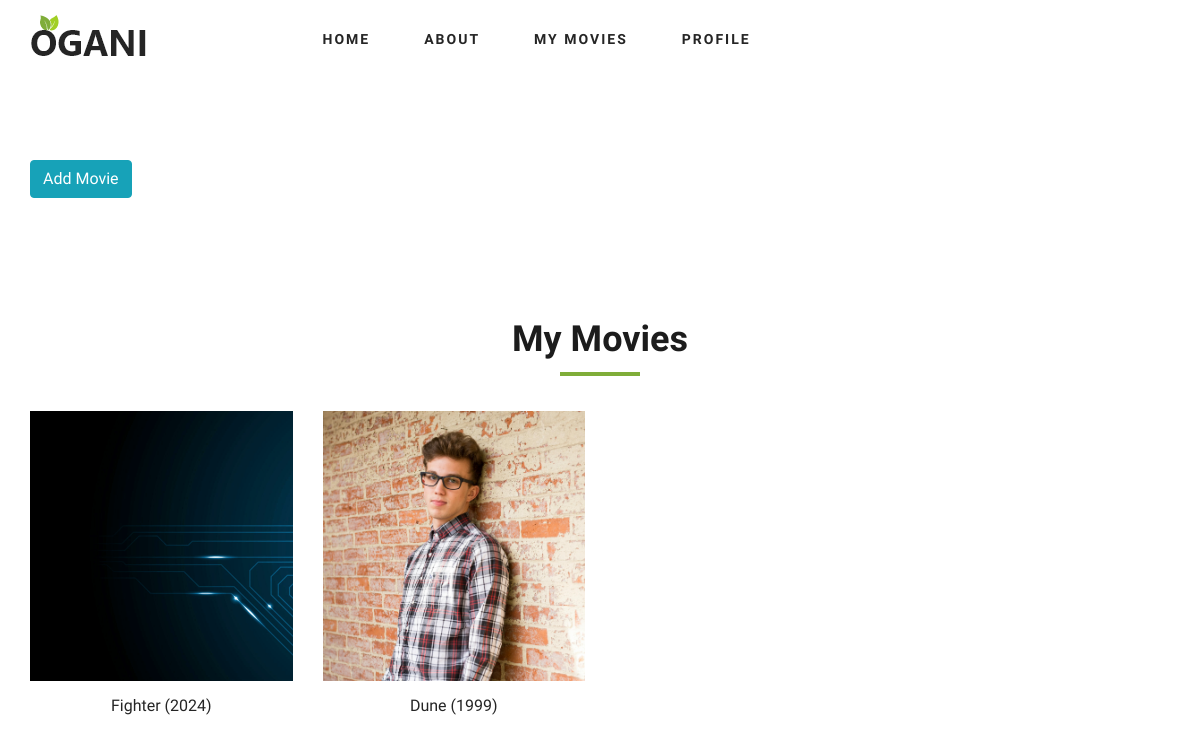
Before: /movie/my_movies/ (signed in) with the older database file.
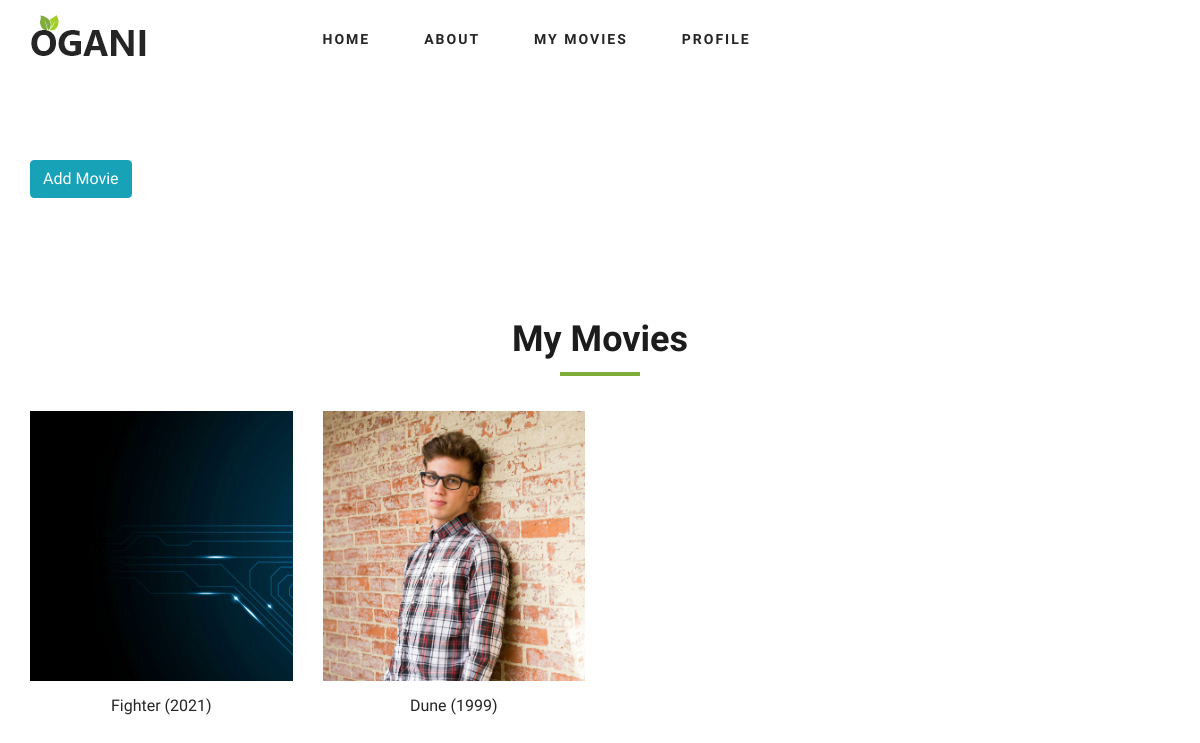
After: the same page with the newer database file.
### cart_movie/models.py (models this page shows, shortened)
class Movies(models.Model):
    title=models.CharField(max_length=100)
    slug=models.SlugField(max_length=100,unique=True)
    image=models.ImageField(upload_to='pics')
    description=models.TextField()
    release_date=models.DateField()
    actor=models.CharField(max_length=233)
    genres=models.ForeignKey(Genres,on_delete=models.CASCADE)
    youtube=models.URLField()
    added_user=models.ForeignKey(User,on_delete=models.CASCADE)

### cart_movie/views.py (the view)
# urls.py: path('my_movies/',views.my_movies,name='my_movies'),
def my_movies(request):
    user = request.user
    list_movie = Movies.objects.filter(added_user=user)
    return render(request, 'my_movies.html', {'list_movie': list_movie})

### Templates/my_movies.html (shortened to what this page needs)
{% load static %}
<!DOCTYPE html>
<html lang="en">
<head>
    <link rel="stylesheet" href="{% static 'css/bootstrap.min.css' %}" type="text/css">
    <link rel="stylesheet" href="{% static 'css/font-awesome.min.css' %}" type="text/css">
    <link rel="stylesheet" href="{% static 'css/elegant-icons.css' %}" type="text/css">
    <link rel="stylesheet" href="{% static 'css/nice-select.css' %}" type="text/css">
    <link rel="stylesheet" href="{% static 'css/jquery-ui.min.css' %}" type="text/css">
    <link rel="stylesheet" href="{% static 'css/owl.carousel.min.css' %}" type="text/css">
    <link rel="stylesheet" href="{% static 'css/slicknav.min.css' %}" type="text/css">
    <link rel="stylesheet" href="{% static 'css/style.css' %}" type="text/css">
</head>
{% if user.is_authenticated %}
{% include 'navbar.html' %}
<section class="featured spad">
 <div class="container">
  <a class="btn btn-info ml-auto" href="{% url 'cart_movie:add_movie' %}">Add Movie</a>
 </div>
</section>
<body><section class="featured spad">
    <div class="container">
        <div class="row">
            <div class="col-lg-12">
                <div class="section-title">
                    <h2>My Movies</h2>
                </div>
            </div>
        </div>
        <div class="row featured__filter">
{% for i in list_movie %}
            <div class="col-lg-3 col-md-4 col-sm-6  ">
                <div class="featured__item">
                    <a href="{% url 'cart_movie:movie_info' i.id %}">
                        <div class="featured__item__pic set-bg" data-setbg="{{i.image.url}}">
                        </div>
                    </a>
                    <div class="featured__item__text">
                        <h6><a href="{% url 'cart_movie:movie_info' i.id %}">{{i.title}} ({{ i.release_date|date:"Y" }})</a></h6>
                    </div>
                </div>
            </div>
            {% endfor %}
        </div>
    </div>
</section>
{% endif %}
</body>
</html>

Changed rows visible on the page:
changed Movies "Fighter": release_date "2024" → "2021"
